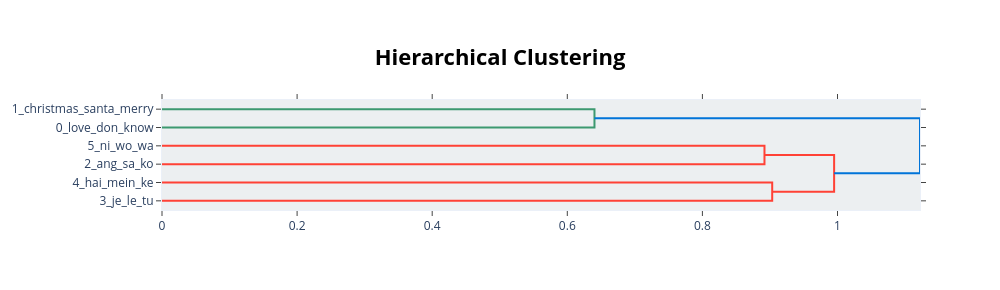

Write notebook code for a chart like this one.
### Code cell
# Topic hierarchy
topic_model.visualize_hierarchy()

### Figure 1 — Plotly figure (JSON) as saved in the notebook; plotly's stock layout.template omitted (floating-point values rounded to 4 significant figures)
{"data": [{"hoverinfo": "text", "marker": {"color": "rgb(61,153,112)"}, "mode": "lines", "type": "scatter", "x": [0.0, 0.6402, 0.6402, 0.0], "xaxis": "x", "y": [-5.0, -5.0, -15.0, -15.0], "yaxis": "y"}, {"hoverinfo": "text", "marker": {"color": "rgb(255,65,54)"}, "mode": "lines", "type": "scatter", "x": [0.0, 0.8919, 0.8919, 0.0], "xaxis": "x", "y": [-25.0, -25.0, -35.0, -35.0], "yaxis": "y"}, {"hoverinfo": "text", "marker": {"color": "rgb(255,65,54)"}, "mode": "lines", "type": "scatter", "x": [0.0, 0.9033, 0.9033, 0.0], "xaxis": "x", "y": [-45.0, -45.0, -55.0, -55.0], "yaxis": "y"}, {"hoverinfo": "text", "marker": {"color": "rgb(255,65,54)"}, "mode": "lines", "type": "scatter", "x": [0.8919, 0.995, 0.995, 0.9033], "xaxis": "x", "y": [-30.0, -30.0, -50.0, -50.0], "yaxis": "y"}, {"hoverinfo": "text", "marker": {"color": "rgb(0,116,217)"}, "mode": "lines", "type": "scatter", "x": [0.6402, 1.122, 1.122, 0.995], "xaxis": "x", "y": [-10.0, -10.0, -40.0, -40.0], "yaxis": "y"}], "layout": {"autosize": false, "height": 290, "hoverlabel": {"bgcolor": "white", "font": {"family": "Rockwell", "size": 16}}, "hovermode": "closest", "plot_bgcolor": "#ECEFF1", "showlegend": false, "title": {"font": {"color": "Black", "size": 22}, "text": "<b>Hierarchical Clustering</b>", "x": 0.5, "xanchor": "center", "yanchor": "top"}, "width": 1000, "xaxis": {"mirror": "allticks", "rangemode": "tozero", "showgrid": false, "showline": true, "showticklabels": true, "ticks": "outside", "type": "linear", "zeroline": false}, "yaxis": {"mirror": "allticks", "range": [-60, 0], "rangemode": "tozero", "showgrid": false, "showline": true, "showticklabels": true, "tickmode": "array", "ticks": "outside", "ticktext": ["1_christmas_santa_merry", "0_love_don_know", "5_ni_wo_wa", "2_ang_sa_ko", "4_hai_mein_ke", "3_je_le_tu"], "tickvals": [-5, -15, -25, -35, -45, -55], "type": "linear", "zeroline": false}}}
